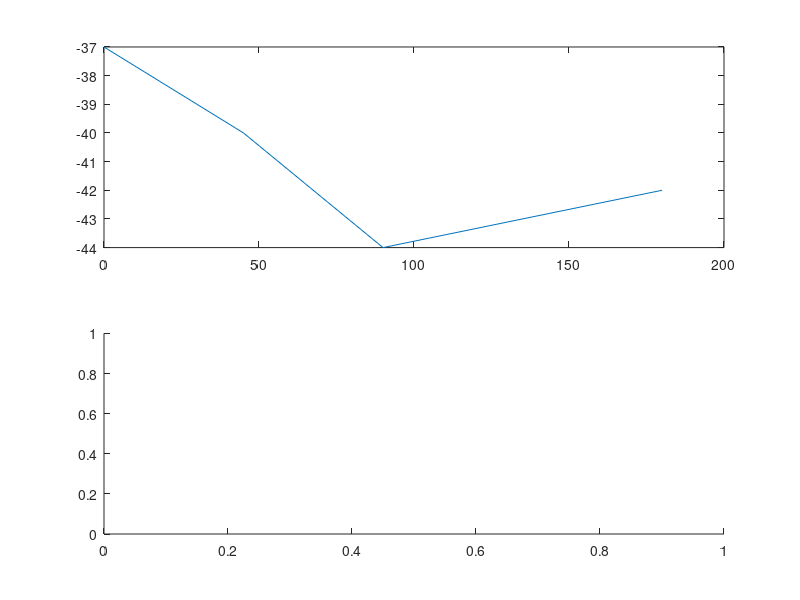

MATLAB code to generate this figure: (Note: this script raises an error after producing the figure.)
distance = [4; 8];
angle = [0, 45, 90, 180];
RSSI4 = [-37, -40, -44, -42];
RSSI8 = [-38, -44, -48, -45];
BitRate4 = [544, 542, 538, 540];
BitRate8 = [542, 539, 535, 540];

figure
subplot(2,1,1)
plot(angle, RSSI4);
subplot(2,1,2)
subplot(angle, BitRate4);
yticks('auto')
xticks('auto')
figure
subplot(2,1,1)
plot(angle, RSSI8);
subplot(2,1,2)
plot(angle, BitRate8);
yticks('auto')
xticks('auto')





